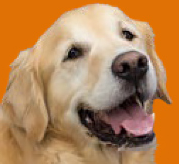
#> input picture PixelCat/images/doggo.png, 179 x 164 px, found by its file name
$ python create_filter.py
#> lines starting #> are read from the running program, lines starting #| are printed output that depends on the picture
from PIL import Image

doggo = Image.open ("doggo.png")
#> doggo is the input picture: PIL image 179x164 RGBA; mean R, G, B, A 179.5, 131.8, 85.4, 255
height = (1900 * doggo.height / doggo.width) ** 0.5
#> height = 41.72
width = 1900 / height
#> width = 45.54
doggo = doggo.resize ((int (width), int (height)))
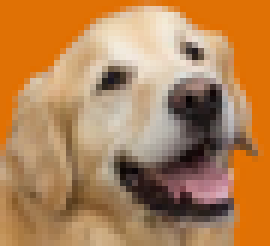
#> doggo: PIL image 45x41 RGBA (shown 6 times larger); mean R, G, B, A 179.5, 131.8, 85.4, 255


doggo_filter = Image.new ("RGBA", (128, 128), (0,0,0,0))
#> doggo_filter: PIL image 128x128 RGBA; every value is 0
doggo_filter.paste (doggo, (128 // 2 - doggo.width // 2, 128 // 2 - doggo.height // 2))
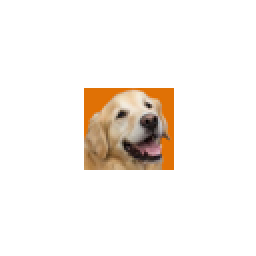
#> doggo_filter: PIL image 128x128 RGBA (shown 2 times larger); mean R, G, B, A 20.2, 14.8, 9.6, 28.7; transparent parts drawn white
doggo_filter.save ("doggo_filter.png")

$ run again, with PixelCat/images/is_this_a_dog.png copied over PixelCat/images/doggo.png
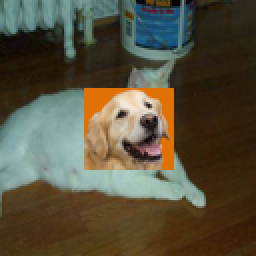
#> input picture PixelCat/images/is_this_a_dog.png, 128 x 128 px, found by its file name (shown 2 times larger)
#> doggo is the input picture: PIL image 128x128 RGB; mean R, G, B 86.8, 80.6, 61.2
#> `doggo = doggo.resize ((int (width), int (height)))`:
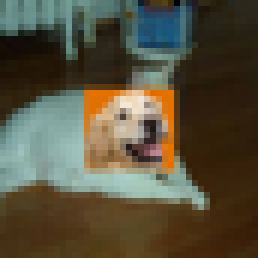
#> doggo: PIL image 43x43 RGB (shown 6 times larger); mean R, G, B 86.8, 80.6, 61.2
#> `doggo_filter.paste (doggo, (128 // 2 - doggo.width // 2, 128 // 2 - do..`:
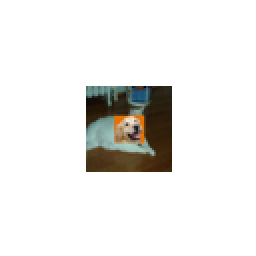
#> doggo_filter: PIL image 128x128 RGBA (shown 2 times larger); mean R, G, B, A 9.8, 9.1, 6.9, 28.8; transparent parts drawn white
